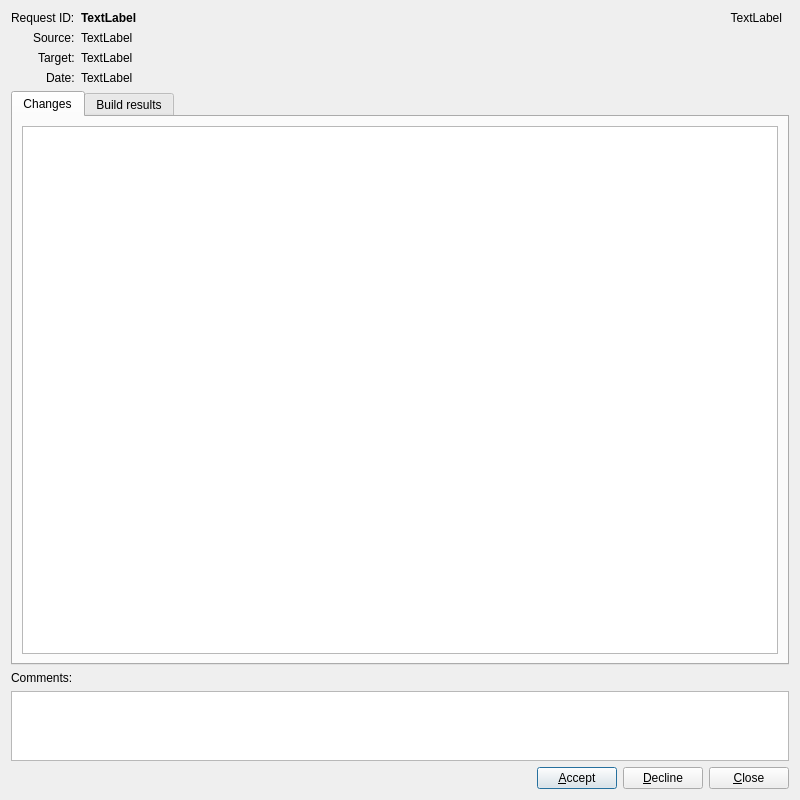
<?xml version="1.0" encoding="UTF-8"?>
<ui version="4.0">
 <class>RequestViewer</class>
 <widget class="QDialog" name="RequestViewer">
  <property name="geometry">
   <rect>
    <x>0</x>
    <y>0</y>
    <width>800</width>
    <height>800</height>
   </rect>
  </property>
  <layout class="QVBoxLayout" name="verticalLayout">
   <item>
    <layout class="QFormLayout" name="formLayout">
     <property name="labelAlignment">
      <set>Qt::AlignRight|Qt::AlignTrailing|Qt::AlignVCenter</set>
     </property>
     <item row="0" column="0">
      <widget class="QLabel" name="requestIdLabel">
       <property name="font">
        <font>
         <bold>false</bold>
        </font>
       </property>
       <property name="text">
        <string>Request ID:</string>
       </property>
      </widget>
     </item>
     <item row="0" column="1">
      <layout class="QHBoxLayout" name="horizontalLayout_2">
       <item>
        <widget class="QLabel" name="requestIdLabelText">
         <property name="font">
          <font>
           <bold>true</bold>
          </font>
         </property>
         <property name="text">
          <string>TextLabel</string>
         </property>
        </widget>
       </item>
       <item>
        <widget class="QLabel" name="requesterLabel">
         <property name="sizePolicy">
          <sizepolicy hsizetype="MinimumExpanding" vsizetype="Preferred">
           <horstretch>0</horstretch>
           <verstretch>0</verstretch>
          </sizepolicy>
         </property>
         <property name="text">
          <string>TextLabel</string>
         </property>
         <property name="alignment">
          <set>Qt::AlignBottom|Qt::AlignRight|Qt::AlignTrailing</set>
         </property>
        </widget>
       </item>
       <item>
        <spacer name="horizontalSpacer_2">
         <property name="orientation">
          <enum>Qt::Horizontal</enum>
         </property>
         <property name="sizeType">
          <enum>QSizePolicy::Minimum</enum>
         </property>
         <property name="sizeHint" stdset="0">
          <size>
           <width>7</width>
           <height>10</height>
          </size>
         </property>
        </spacer>
       </item>
      </layout>
     </item>
     <item row="2" column="0">
      <widget class="QLabel" name="sourceLabel">
       <property name="text">
        <string>Source:</string>
       </property>
      </widget>
     </item>
     <item row="2" column="1">
      <widget class="QLabel" name="sourceLabelText">
       <property name="text">
        <string>TextLabel</string>
       </property>
      </widget>
     </item>
     <item row="3" column="0">
      <widget class="QLabel" name="targetLabel">
       <property name="text">
        <string>Target:</string>
       </property>
      </widget>
     </item>
     <item row="3" column="1">
      <widget class="QLabel" name="targetLabelText">
       <property name="text">
        <string>TextLabel</string>
       </property>
      </widget>
     </item>
     <item row="4" column="0">
      <widget class="QLabel" name="dateLabel">
       <property name="text">
        <string>Date:</string>
       </property>
      </widget>
     </item>
     <item row="4" column="1">
      <widget class="QLabel" name="dateLabelText">
       <property name="text">
        <string>TextLabel</string>
       </property>
      </widget>
     </item>
    </layout>
   </item>
   <item>
    <widget class="QTabWidget" name="tabWidget">
     <property name="currentIndex">
      <number>0</number>
     </property>
     <widget class="QWidget" name="tabChanges">
      <property name="accessibleName">
       <string/>
      </property>
      <attribute name="title">
       <string>Changes</string>
      </attribute>
      <layout class="QVBoxLayout" name="verticalLayout_2">
       <item>
        <widget class="QTextBrowser" name="diffTextBrowser">
         <property name="sizePolicy">
          <sizepolicy hsizetype="Expanding" vsizetype="Expanding">
           <horstretch>0</horstretch>
           <verstretch>0</verstretch>
          </sizepolicy>
         </property>
         <property name="frameShadow">
          <enum>QFrame::Plain</enum>
         </property>
         <property name="tabChangesFocus">
          <bool>true</bool>
         </property>
        </widget>
       </item>
      </layout>
     </widget>
     <widget class="QWidget" name="tabBuildResults">
      <attribute name="title">
       <string>Build results</string>
      </attribute>
      <layout class="QVBoxLayout" name="verticalLayout_3">
       <item>
        <widget class="QTreeView" name="treeBuildResults">
         <property name="editTriggers">
          <set>QAbstractItemView::NoEditTriggers</set>
         </property>
        </widget>
       </item>
      </layout>
     </widget>
    </widget>
   </item>
   <item>
    <widget class="QLabel" name="commentsLabel">
     <property name="text">
      <string>Comments:</string>
     </property>
    </widget>
   </item>
   <item>
    <widget class="QTextBrowser" name="commentsTextBrowser">
     <property name="sizePolicy">
      <sizepolicy hsizetype="Expanding" vsizetype="Expanding">
       <horstretch>0</horstretch>
       <verstretch>0</verstretch>
      </sizepolicy>
     </property>
     <property name="minimumSize">
      <size>
       <width>0</width>
       <height>0</height>
      </size>
     </property>
     <property name="maximumSize">
      <size>
       <width>16777215</width>
       <height>70</height>
      </size>
     </property>
     <property name="inputMethodHints">
      <set>Qt::ImhNone</set>
     </property>
     <property name="tabChangesFocus">
      <bool>true</bool>
     </property>
     <property name="undoRedoEnabled">
      <bool>true</bool>
     </property>
     <property name="readOnly">
      <bool>false</bool>
     </property>
    </widget>
   </item>
   <item>
    <layout class="QHBoxLayout" name="horizontalLayout">
     <property name="sizeConstraint">
      <enum>QLayout::SetDefaultConstraint</enum>
     </property>
     <item>
      <spacer name="horizontalSpacer">
       <property name="orientation">
        <enum>Qt::Horizontal</enum>
       </property>
       <property name="sizeHint" stdset="0">
        <size>
         <width>40</width>
         <height>20</height>
        </size>
       </property>
      </spacer>
     </item>
     <item>
      <widget class="QPushButton" name="acceptPushButton">
       <property name="sizePolicy">
        <sizepolicy hsizetype="Fixed" vsizetype="Fixed">
         <horstretch>0</horstretch>
         <verstretch>0</verstretch>
        </sizepolicy>
       </property>
       <property name="layoutDirection">
        <enum>Qt::LeftToRight</enum>
       </property>
       <property name="text">
        <string>&amp;Accept</string>
       </property>
       <property name="icon">
        <iconset theme="dialog-ok-apply"/>
       </property>
      </widget>
     </item>
     <item>
      <widget class="QPushButton" name="declinePushButton">
       <property name="sizePolicy">
        <sizepolicy hsizetype="Fixed" vsizetype="Fixed">
         <horstretch>0</horstretch>
         <verstretch>0</verstretch>
        </sizepolicy>
       </property>
       <property name="text">
        <string>&amp;Decline</string>
       </property>
       <property name="icon">
        <iconset theme="dialog-cancel"/>
       </property>
      </widget>
     </item>
     <item>
      <widget class="QPushButton" name="closePushButton">
       <property name="text">
        <string>&amp;Close</string>
       </property>
       <property name="icon">
        <iconset theme="application-exit"/>
       </property>
      </widget>
     </item>
    </layout>
   </item>
  </layout>
 </widget>
 <resources/>
 <connections>
  <connection>
   <sender>closePushButton</sender>
   <signal>clicked()</signal>
   <receiver>RequestViewer</receiver>
   <slot>close()</slot>
   <hints>
    <hint type="sourcelabel">
     <x>473</x>
     <y>375</y>
    </hint>
    <hint type="destinationlabel">
     <x>261</x>
     <y>197</y>
    </hint>
   </hints>
  </connection>
 </connections>
</ui>
